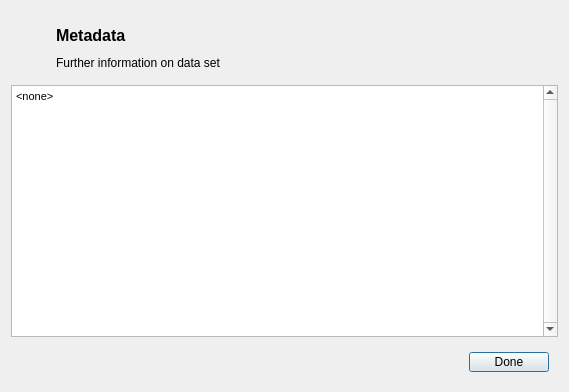
<?xml version="1.0" encoding="UTF-8"?>
<ui version="4.0">
 <class>MetadataDialog</class>
 <widget class="QDialog" name="MetadataDialog">
  <property name="geometry">
   <rect>
    <x>0</x>
    <y>0</y>
    <width>569</width>
    <height>392</height>
   </rect>
  </property>
  <property name="windowTitle">
   <string>Project Log</string>
  </property>
  <property name="windowIcon">
   <iconset>
    <normaloff>../../../../../ubeatsicon.ico</normaloff>../../../../../ubeatsicon.ico</iconset>
  </property>
  <layout class="QVBoxLayout" name="verticalLayout">
   <item>
    <widget class="QWidget" name="header" native="true">
     <layout class="QGridLayout" name="gridLayout_2">
      <item row="0" column="0">
       <widget class="QLabel" name="title_logo">
        <property name="minimumSize">
         <size>
          <width>30</width>
          <height>30</height>
         </size>
        </property>
        <property name="maximumSize">
         <size>
          <width>30</width>
          <height>30</height>
         </size>
        </property>
        <property name="text">
         <string/>
        </property>
        <property name="pixmap">
         <pixmap resource="graphics/ubeats.qrc">:/icons/map-icon.png</pixmap>
        </property>
        <property name="scaledContents">
         <bool>true</bool>
        </property>
       </widget>
      </item>
      <item row="0" column="1">
       <widget class="QLabel" name="title">
        <property name="minimumSize">
         <size>
          <width>0</width>
          <height>30</height>
         </size>
        </property>
        <property name="font">
         <font>
          <pointsize>12</pointsize>
          <weight>75</weight>
          <bold>true</bold>
         </font>
        </property>
        <property name="text">
         <string>Metadata</string>
        </property>
       </widget>
      </item>
      <item row="1" column="1">
       <widget class="QLabel" name="subtitle">
        <property name="text">
         <string>Further information on data set</string>
        </property>
       </widget>
      </item>
     </layout>
    </widget>
   </item>
   <item>
    <widget class="QTextEdit" name="metadataView">
     <property name="verticalScrollBarPolicy">
      <enum>Qt::ScrollBarAlwaysOn</enum>
     </property>
     <property name="html">
      <string>&lt;!DOCTYPE HTML PUBLIC &quot;-//W3C//DTD HTML 4.0//EN&quot; &quot;http://www.w3.org/TR/REC-html40/strict.dtd&quot;&gt;
&lt;html&gt;&lt;head&gt;&lt;meta name=&quot;qrichtext&quot; content=&quot;1&quot; /&gt;&lt;style type=&quot;text/css&quot;&gt;
p, li { white-space: pre-wrap; }
&lt;/style&gt;&lt;/head&gt;&lt;body style=&quot; font-family:'MS Shell Dlg 2'; font-size:8.25pt; font-weight:400; font-style:normal;&quot;&gt;
&lt;p style=&quot; margin-top:0px; margin-bottom:0px; margin-left:0px; margin-right:0px; -qt-block-indent:0; text-indent:0px;&quot;&gt;&lt;span style=&quot; font-size:8pt;&quot;&gt;&amp;lt;none&amp;gt;&lt;/span&gt;&lt;/p&gt;&lt;/body&gt;&lt;/html&gt;</string>
     </property>
    </widget>
   </item>
   <item>
    <widget class="QWidget" name="footer" native="true">
     <property name="minimumSize">
      <size>
       <width>0</width>
       <height>38</height>
      </size>
     </property>
     <property name="maximumSize">
      <size>
       <width>16777215</width>
       <height>38</height>
      </size>
     </property>
     <layout class="QHBoxLayout" name="horizontalLayout_2">
      <item>
       <spacer name="horizontalSpacer">
        <property name="orientation">
         <enum>Qt::Horizontal</enum>
        </property>
        <property name="sizeHint" stdset="0">
         <size>
          <width>40</width>
          <height>20</height>
         </size>
        </property>
       </spacer>
      </item>
      <item>
       <widget class="QPushButton" name="done_button">
        <property name="text">
         <string>Done</string>
        </property>
       </widget>
      </item>
     </layout>
    </widget>
   </item>
  </layout>
 </widget>
 <tabstops>
  <tabstop>metadataView</tabstop>
  <tabstop>done_button</tabstop>
 </tabstops>
 <resources>
  <include location="graphics/ubeats.qrc"/>
 </resources>
 <connections/>
</ui>
